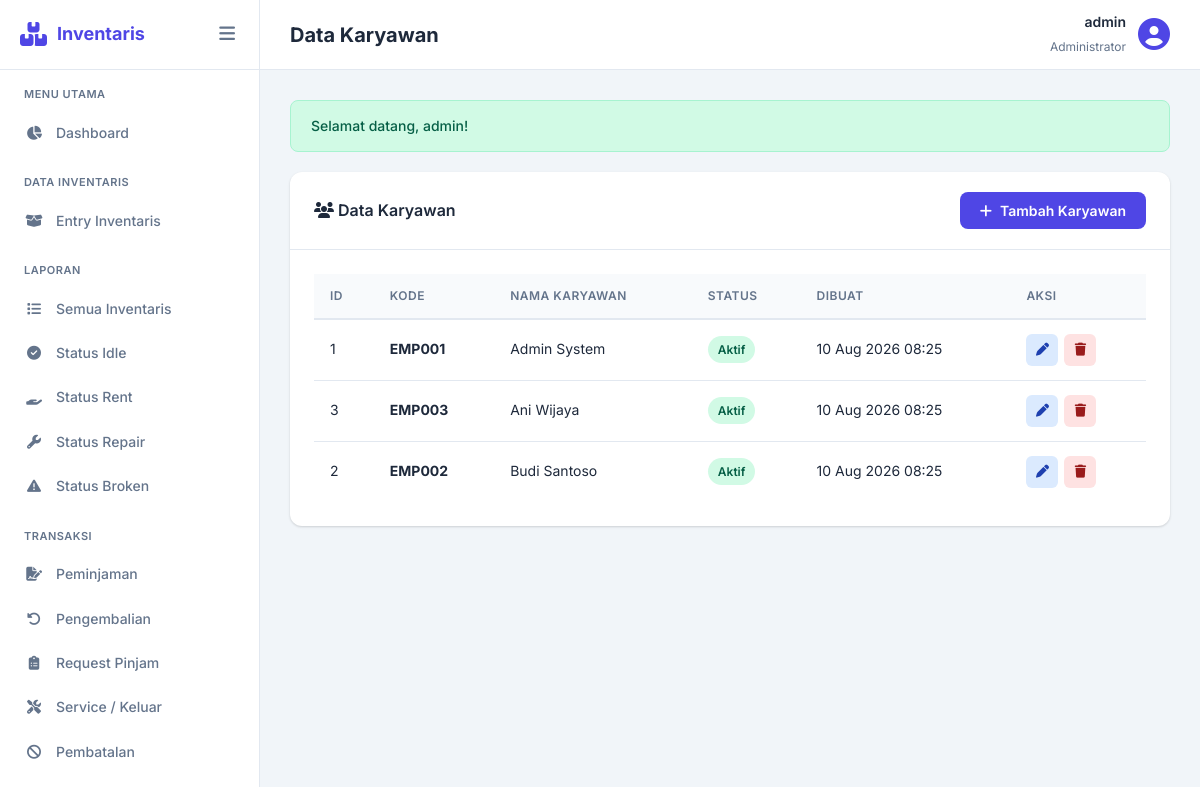
Screenshot of /pages/master/employee.php (signed in) with the database file from the repository.
### tables this page shows
CREATE TABLE mEmployee (
    ID INT AUTO_INCREMENT PRIMARY KEY,
    Code VARCHAR(50) NOT NULL UNIQUE,
    Description VARCHAR(255) NOT NULL,
    Status TINYINT DEFAULT 1 COMMENT '0=tidak aktif, 1=aktif',
    CreatedDate DATETIME DEFAULT CURRENT_TIMESTAMP,
    CreatedBy VARCHAR(100),
    EditDate DATETIME,
    EditBy VARCHAR(100),
    PostDate DATETIME DEFAULT CURRENT_TIMESTAMP ON UPDATE CURRENT_TIMESTAMP
);

### pages/master/employee.php (the view, shortened to what this page needs)
<?php
require_once '../../includes/functions.php';
$db = getDB();
$employees = $db->query("SELECT * FROM mEmployee ORDER BY Description ASC")->fetchAll();
$pageTitle = 'Data Karyawan';
$activePage = 'employee';
include '../../includes/header.php';
?>
<div class="card">
    <div class="card-header">
        <span class="card-title"><i class="fas fa-users"></i> Data Karyawan</span>
        <button class="btn btn-primary" data-modal="modalEmployee"><i class="fas fa-plus"></i> Tambah Karyawan</button>
    </div>
    <div class="card-body">
        <table class="data-table">
            <thead>
                <tr>
                    <th>ID</th>
                    <th>Kode</th>
                    <th>Nama Karyawan</th>
                    <th>Status</th>
                    <th>Dibuat</th>
                    <th>Aksi</th>
                </tr>
            </thead>
            <tbody>
                <?php foreach ($employees as $e): ?>
                <tr>
                    <td><?php echo $e['ID']; ?></td>
                    <td><strong><?php echo clean($e['Code']); ?></strong></td>
                    <td><?php echo clean($e['Description']); ?></td>
                    <td>
                        <?php if ($e['Status'] == 1): ?>
                            <span class="badge badge-idle">Aktif</span>
                        <?php else: ?>
                            <span class="badge badge-broken">Nonaktif</span>
                        <?php endif; ?>
                    </td>
                    <td><?php echo formatDateTime($e['PostDate']); ?></td>
                    <td>
                        <div class="action-btns">
                            <button type="button" class="btn-icon btn-edit" onclick="editEmployee(<?php echo $e['ID']; ?>, '<?php echo addslashes($e['Code']); ?>', '<?php echo addslashes($e['Description']); ?>', <?php echo $e['Status']; ?>)" title="Edit">
                                <i class="fas fa-pen"></i>
                            </button>
                            <form method="POST" style="display:inline;" onsubmit="return confirm('Yakin hapus karyawan ini?')">
                                <button type="submit" class="btn-icon btn-delete" title="Hapus">
                                    <i class="fas fa-trash"></i>
                                </button>
                            </form>
                        </div>
                    </td>
                </tr>
                <?php endforeach; ?>
            </tbody>
        </table>
    </div>
</div>
<?php include '../../includes/footer.php'; ?>

### includes/header.php (shortened to what this page needs)
<!DOCTYPE html>
<html lang="id">
<head>
    <link rel="stylesheet" href="<?php echo BASE_URL; ?>assets/style.css">
    <link href="https://cdnjs.cloudflare.com/ajax/libs/font-awesome/6.4.0/css/all.min.css" rel="stylesheet">
</head>
<body>
    <div class="app-container">
        <aside class="sidebar" id="sidebar">
            <div class="sidebar-header">
                <div class="logo">
                    <i class="fas fa-boxes-stacked"></i>
                    <span>Inventaris</span>
                </div>
                <button class="sidebar-toggle" id="sidebarToggle">
                    <i class="fas fa-bars"></i>
                </button>
            </div>
            <nav class="sidebar-nav">
                <div class="nav-section">
                    <span class="nav-label">Menu Utama</span>
                    <a href="<?php echo BASE_URL; ?>dashboard.php" class="nav-item <?php echo $activePage == 'dashboard' ? 'active' : ''; ?>">
                        <i class="fas fa-chart-pie"></i><span>Dashboard</span>
                    </a>
                </div>
                <div class="nav-section">
                    <span class="nav-label">Data Inventaris</span>
                    <a href="<?php echo BASE_URL; ?>pages/inventaris/index.php" class="nav-item <?php echo $activePage == 'inventaris' ? 'active' : ''; ?>">
                        <i class="fas fa-box-open"></i><span>Entry Inventaris</span>
                    </a>
                </div>
                <div class="nav-section">
                    <span class="nav-label">Laporan</span>
                    <a href="<?php echo BASE_URL; ?>pages/laporan/all.php" class="nav-item <?php echo $activePage == 'laporan_all' ? 'active' : ''; ?>">
                        <i class="fas fa-list"></i><span>Semua Inventaris</span>
                    </a>
                    <a href="<?php echo BASE_URL; ?>pages/laporan/idle.php" class="nav-item <?php echo $activePage == 'laporan_idle' ? 'active' : ''; ?>">
                        <i class="fas fa-check-circle"></i><span>Status Idle</span>
                    </a>
                    <a href="<?php echo BASE_URL; ?>pages/laporan/rent.php" class="nav-item <?php echo $activePage == 'laporan_rent' ? 'active' : ''; ?>">
                        <i class="fas fa-hand-holding"></i><span>Status Rent</span>
                    </a>
                    <a href="<?php echo BASE_URL; ?>pages/laporan/repair.php" class="nav-item <?php echo $activePage == 'laporan_repair' ? 'active' : ''; ?>">
                        <i class="fas fa-wrench"></i><span>Status Repair</span>
                    </a>
                    <a href="<?php echo BASE_URL; ?>pages/laporan/broken.php" class="nav-item <?php echo $activePage == 'laporan_broken' ? 'active' : ''; ?>">
                        <i class="fas fa-triangle-exclamation"></i><span>Status Broken</span>
                    </a>
                </div>
                <div class="nav-section">
                    <span class="nav-label">Transaksi</span>
                    <a href="<?php echo BASE_URL; ?>pages/transaksi/rent.php" class="nav-item <?php echo $activePage == 'rent' ? 'active' : ''; ?>">
                        <i class="fas fa-file-signature"></i><span>Peminjaman</span>
                    </a>
                    <a href="<?php echo BASE_URL; ?>pages/transaksi/return.php" class="nav-item <?php echo $activePage == 'return' ? 'active' : ''; ?>">
                        <i class="fas fa-rotate-left"></i><span>Pengembalian</span>
                    </a>
                    <a href="<?php echo BASE_URL; ?>pages/transaksi/request.php" class="nav-item <?php echo $activePage == 'request' ? 'active' : ''; ?>">
                        <i class="fas fa-clipboard-list"></i><span>Request Pinjam</span>
                    </a>
                    <a href="<?php echo BASE_URL; ?>pages/transaksi/service.php" class="nav-item <?php echo $activePage == 'service' ? 'active' : ''; ?>">
                        <i class="fas fa-screwdriver-wrench"></i><span>Service / Keluar</span>
                    </a>
                    <a href="<?php echo BASE_URL; ?>pages/transaksi/cancel.php" class="nav-item <?php echo $activePage == 'cancel' ? 'active' : ''; ?>">
                        <i class="fas fa-ban"></i><span>Pembatalan</span>
                    </a>
                </div>
            </nav>
        </aside>
        <main class="main-content">
            <header class="top-header">
                <div class="header-left">
                    <h1 class="page-title"><?php echo $pageTitle; ?></h1>
                </div>
                <div class="header-right">
                    <div class="user-menu">
                        <div class="user-info">
                            <span class="user-name"><?php echo getUserName(); ?></span>
                            <span class="user-role"><?php echo isAdmin() ? 'Administrator' : 'Karyawan'; ?></span>
                        </div>
                        <div class="user-avatar"><i class="fas fa-user-circle"></i></div>
                    </div>
                </div>
            </header>
            <div class="content-wrapper">
                <?php echo showFlash(); ?>

### includes/functions.php (shortened to what this page needs)
<?php
function isAdmin() {
    return isset($_SESSION['user_access']) && $_SESSION['user_access'] == 0;
}
function getUserName() {
    return $_SESSION['user_name'] ?? 'Guest';
}
function formatDateTime($datetime) {
    return date('d M Y H:i', strtotime($datetime));
}
function showFlash() {
    if (isset($_SESSION['flash'])) {
        $type = $_SESSION['flash']['type'];
        $msg = $_SESSION['flash']['message'];
        return '<div class="alert alert-' . $type . '">' . htmlspecialchars($msg) . '</div>';
    }
    return '';
}
function clean($data) {
    return htmlspecialchars(trim($data), ENT_QUOTES, 'UTF-8');
}
?>

### includes/footer.php (shortened to what this page needs)
            </div>
        </main>
    </div>
</body>
</html>

### rows the page displays
memployee: ID "1", Code "EMP001", Description "Admin System", Status "Aktif", PostDate "10 Aug 2026 08:25"
memployee: ID "3", Code "EMP003", Description "Ani Wijaya", Status "Aktif", PostDate "10 Aug 2026 08:25"
memployee: ID "2", Code "EMP002", Description "Budi Santoso", Status "Aktif", PostDate "10 Aug 2026 08:25"

### other values shown
$pageTitle "Data Karyawan"
getUserName() "admin"
$msg "Selamat datang, admin!"
